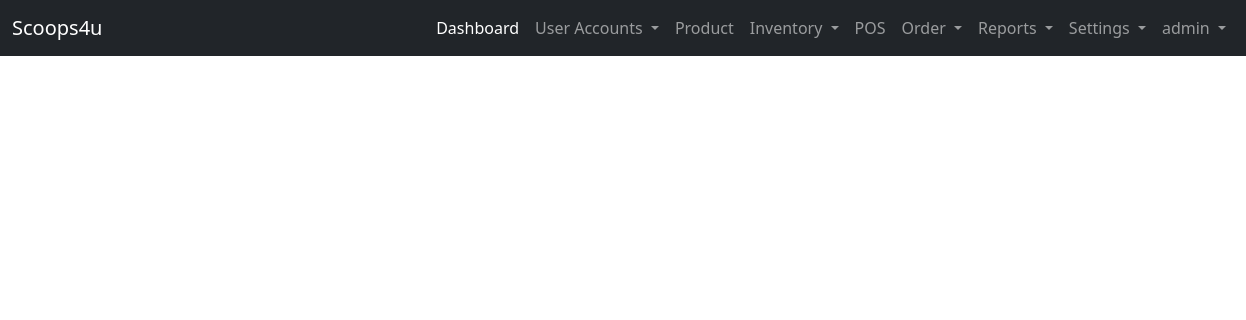
Page /user-site/list-inquiry/ (signed in) on the earlier database version.
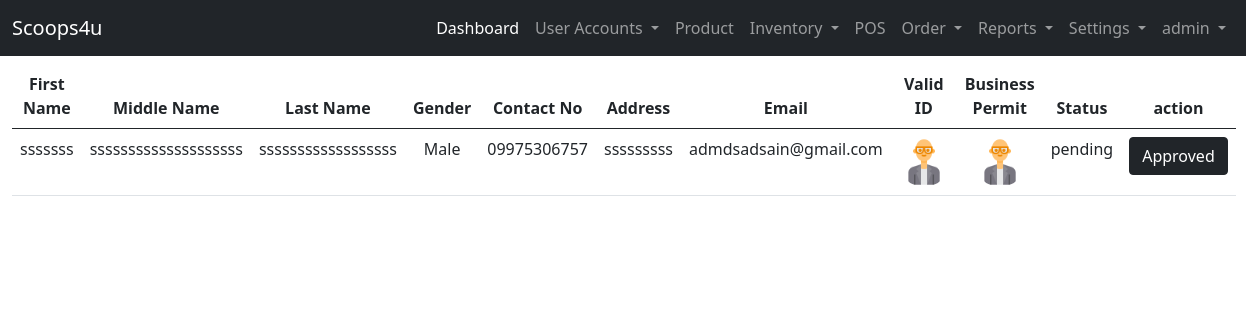
Same page on the later database version.
### admin_site/models.py (models this page shows, shortened)
class Reseller(models.Model):
    STATUS = (("pending","pending"),("active","active"),("inactive","inactive"))
    BOOLCHOICE = (("Male","Male"),("Female","Female"))
    reseller_fname =models.CharField(max_length=200, verbose_name='First Name')
    reseller_mname =models.CharField(max_length=200, verbose_name='Middle Name')
    reseller_lname =models.CharField(max_length=200, verbose_name='Last Name')
    reseller_gender = models.CharField(max_length = 50,choices=BOOLCHOICE, verbose_name='Gender')
    reseller_contact =models.CharField(max_length = 12, verbose_name='Contact Number')
    reseller_address =models.TextField(null=False, verbose_name='Address')
    reseller_email =models.EmailField(unique=True, max_length=200, verbose_name='Email')
    reseller_id =models.ImageField( upload_to=image_path, verbose_name='valid id')
    reseller_businessp =models.ImageField( upload_to=image_path,verbose_name='business id')
    reseller_status =models.CharField(max_length=200, null=True, choices=STATUS, verbose_name='Status')

### admin_site/views.py (the view)
# urls.py: path('list-inquiry/', views.list_inquiry, name='list_inquiry'),
@login_required(login_url='landing_page:login')
def list_inquiry(request):
    list_inquiry = Reseller.objects.order_by('-id').filter(reseller_status = "pending")
    context = {'list_inquiry':list_inquiry}
    return render(request, 'admin_site/user/list_inquiry.html', context)

### templates/admin_site/user/list_inquiry.html
{% extends 'admin_site/base.html' %}
{% block template %}
    {% if list_inquiry %}
    <table class="table table-hover text-center">
        <thead>
            <tr>
                <th>First Name</th>
                <th>Middle Name</th>
                <th>Last Name</th>
                <th>Gender</th>
                <th>Contact No</th>
                <th>Address</th>
                <th>Email</th>
                <th>Valid ID</th>
                <th>Business Permit</th>
                <th>Status</th>
                <th>action</th>
            </tr>
            <tbody>
                {% for list in list_inquiry %}
                <tr>
                    <td>{{ list.reseller_fname }}</td>
                    <td>{{ list.reseller_mname }}</td>
                    <td>{{ list.reseller_lname }}</td>
                    <td>{{ list.reseller_gender }}</td>
                    <td>{{ list.reseller_contact }}</td>
                    <td>{{ list.reseller_address }}</td>
                    <td>{{ list.reseller_email }}</td>
                    <td><a href="{% url 'admin_site:viewingpic_vid' list.id %}"><img src="/media/{{ list.reseller_id}}" alt="Valid-ID" width="50" class="rounded-circle"></a></td>
                    <td><a href="{% url 'admin_site:viewingpic_bpermit' list.id %}"><img src="/media/{{ list.reseller_businessp}}" alt="Valid-ID" width="50" class="rounded-circle"></a></td>
                    <td>{{ list.reseller_status }}</td>
                    <td><a href="{% url 'admin_site:register' list.id %}" class="btn btn-dark">Approved</a></td>
                </tr>
                {% endfor %}
            </tbody>
        </thead>
    </table>
    {% endif %}
{% endblock template %}

Differences in the rows shown:
added Reseller: reseller_fname "sssssss", reseller_mname "ssssssssssssssssssss", reseller_lname "ssssssssssssssssss", reseller_gender "Male", reseller_contact "09975306757", reseller_address "sssssssss", reseller_email "admdsadsain@gmail.com", reseller_id (picture), reseller_businessp (picture), reseller_status "pending"
Other differences:
text now shown: "First Name Middle Name Last Name Gender Contact No Address Email Valid ID Business Permit Status action"
